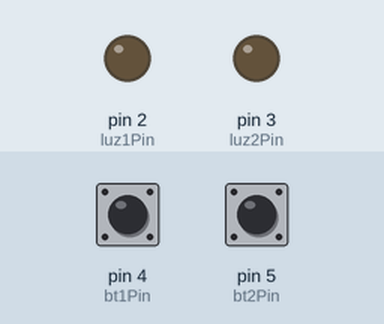
The sketch below on a simulated Arduino Uno, built with avr-gcc and run on an emulated ATmega328P. Shown: output pins drawn as LEDs (lit = HIGH). Inputs (shaded band) come from the test bench; at power-on: pin 4 (bt1Pin) HIGH, pin 5 (bt2Pin) HIGH.

Above: at 1.2 s.
1.3 s: pin 4 (bt1Pin) pulled LOW for 3.2 s
At 2.6 s:
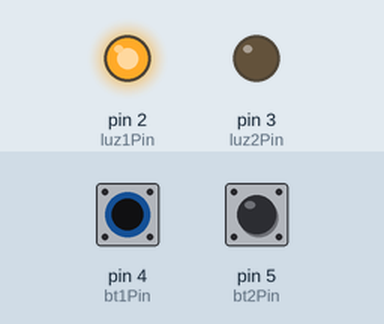
6.8 s: pin 5 (bt2Pin) pulled LOW for 0.15 s
At 8.0 s:
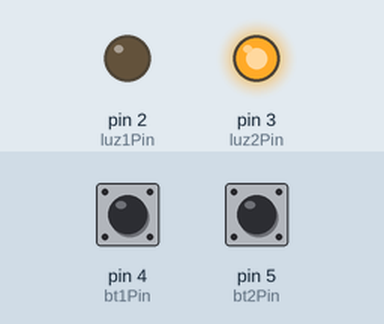
9.9 s: pin 5 (bt2Pin) pulled LOW for 1 s
At 13.1 s:
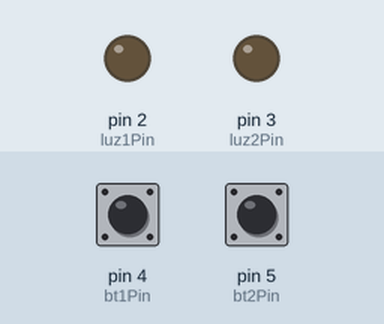
13.4 s: pin 5 (bt2Pin) pulled LOW for 3.2 s
At 14.2 s:
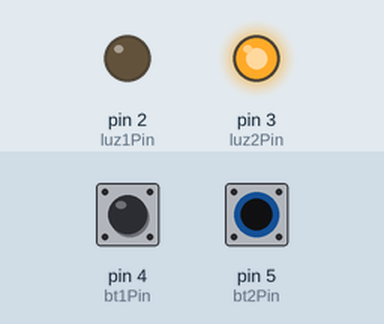
Timing chart, 0 to 18.9 s (numbered marks = the images above; inputs shaded):
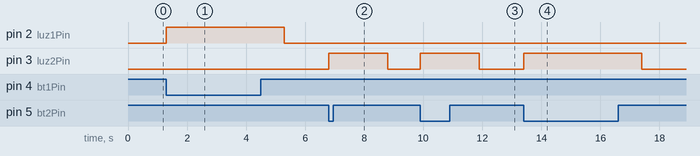

The sketch:

passa_ou_repassa.ino
```cpp
const int bt1Pin = 4;
const int bt2Pin = 5;
const int luz1Pin = 2;
const int luz2Pin = 3;

int bt1Val = digitalRead(bt1Pin);
int bt2Val = digitalRead(bt2Pin);

void setup() {
  pinMode(luz1Pin, OUTPUT);
  pinMode(luz2Pin, OUTPUT);
  pinMode(bt1Pin, INPUT_PULLUP);
  pinMode(bt2Pin, INPUT_PULLUP);
  Serial.begin(9600);
}

void loop() {
  bt1Val = digitalRead(bt1Pin);
  bt2Val = digitalRead(bt2Pin);
  if (bt1Val == LOW){
    digitalWrite(luz1Pin, HIGH);
    delay(2000);
    digitalWrite(luz1Pin, LOW);
  }
  if (bt2Val == LOW){
    digitalWrite(luz2Pin, HIGH);
    delay(2000);
    digitalWrite(luz2Pin, LOW);
  }
}
```

Measured:
- after the input at 1.3 s, pin 2 (luz1Pin): LOW → HIGH at once, → LOW 4.0 s later
- after the input at 6.8 s, pin 3 (luz2Pin): LOW → HIGH at once, → LOW 2.0 s later
- after the input at 9.9 s, pin 3 (luz2Pin): LOW → HIGH at once, → LOW 2.0 s later
- after the input at 13.4 s, pin 3 (luz2Pin): LOW → HIGH at once, → LOW 4.0 s later
